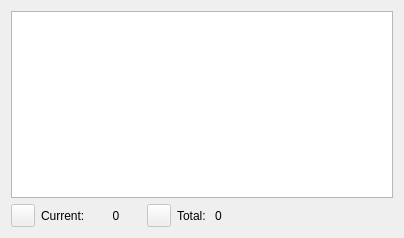
<?xml version="1.0" encoding="UTF-8"?>
<ui version="4.0">
 <class>PoiskmPluginResultsWidget</class>
 <widget class="QWidget" name="PoiskmPluginResultsWidget">
  <property name="geometry">
   <rect>
    <x>0</x>
    <y>0</y>
    <width>404</width>
    <height>238</height>
   </rect>
  </property>
  <layout class="QVBoxLayout" name="verticalLayout">
   <item>
    <widget class="QompPluginTreeView" name="tv_results"/>
   </item>
   <item>
    <layout class="QHBoxLayout" name="horizontalLayout_2">
     <item>
      <widget class="QToolButton" name="tb_prev">
       <property name="enabled">
        <bool>false</bool>
       </property>
       <property name="toolTip">
        <string>Previous Page</string>
       </property>
       <property name="text">
        <string/>
       </property>
      </widget>
     </item>
     <item>
      <widget class="QLabel" name="label_4">
       <property name="text">
        <string>Current:</string>
       </property>
      </widget>
     </item>
     <item>
      <widget class="QLabel" name="lb_current">
       <property name="sizePolicy">
        <sizepolicy hsizetype="Preferred" vsizetype="Preferred">
         <horstretch>0</horstretch>
         <verstretch>0</verstretch>
        </sizepolicy>
       </property>
       <property name="minimumSize">
        <size>
         <width>50</width>
         <height>0</height>
        </size>
       </property>
       <property name="maximumSize">
        <size>
         <width>16777215</width>
         <height>16777215</height>
        </size>
       </property>
       <property name="text">
        <string>0</string>
       </property>
       <property name="alignment">
        <set>Qt::AlignCenter</set>
       </property>
      </widget>
     </item>
     <item>
      <widget class="QToolButton" name="tb_next">
       <property name="enabled">
        <bool>false</bool>
       </property>
       <property name="toolTip">
        <string>Next Page</string>
       </property>
       <property name="text">
        <string/>
       </property>
      </widget>
     </item>
     <item>
      <widget class="QLabel" name="lb_total">
       <property name="text">
        <string>Total: </string>
       </property>
      </widget>
     </item>
     <item>
      <widget class="QLabel" name="lb_pages">
       <property name="text">
        <string>0</string>
       </property>
      </widget>
     </item>
     <item>
      <spacer name="horizontalSpacer">
       <property name="orientation">
        <enum>Qt::Horizontal</enum>
       </property>
       <property name="sizeHint" stdset="0">
        <size>
         <width>40</width>
         <height>20</height>
        </size>
       </property>
      </spacer>
     </item>
    </layout>
   </item>
  </layout>
 </widget>
 <customwidgets>
  <customwidget>
   <class>QompPluginTreeView</class>
   <extends>QTreeView</extends>
   <header>qompplugintreeview.h</header>
  </customwidget>
 </customwidgets>
 <resources/>
 <connections/>
</ui>
